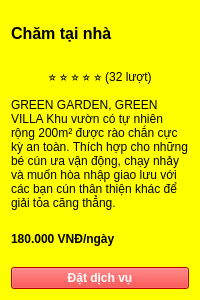
<?xml version="1.0" encoding="UTF-8"?>
<ui version="4.0">
 <class>Form</class>
 <widget class="QWidget" name="Form">
  <property name="geometry">
   <rect>
    <x>0</x>
    <y>0</y>
    <width>200</width>
    <height>300</height>
   </rect>
  </property>
  <property name="windowTitle">
   <string>Form</string>
  </property>
  <property name="styleSheet">
   <string notr="true">background-color: yellow;</string>
  </property>
  <layout class="QVBoxLayout" name="bo_cuc_doc">
   <item>
    <widget class="QLabel" name="ten_dich_vu">
     <property name="font">
      <font>
       <pointsize>12</pointsize>
       <weight>75</weight>
       <bold>true</bold>
      </font>
     </property>
     <property name="text">
      <string>Chăm tại nhà</string>
     </property>
    </widget>
   </item>
   <item>
    <widget class="QLabel" name="danh_gia">
     <property name="maximumSize">
      <size>
       <width>16777215</width>
       <height>30</height>
      </size>
     </property>
     <property name="text">
      <string>⭐ ⭐ ⭐ ⭐ ⭐ (32 lượt)</string>
     </property>
     <property name="alignment">
      <set>Qt::AlignCenter</set>
     </property>
     <property name="wordWrap">
      <bool>true</bool>
     </property>
    </widget>
   </item>
   <item>
    <widget class="QLabel" name="mo_ta">
     <property name="text">
      <string>GREEN GARDEN, GREEN VILLA Khu vườn có tự nhiên rộng 200m² được rào chắn cực kỳ an toàn. Thích hợp cho những bé cún ưa vận động, chạy nhảy và muốn hòa nhập giao lưu với các bạn cún thân thiện khác để giải tỏa căng thẳng.</string>
     </property>
     <property name="wordWrap">
      <bool>true</bool>
     </property>
    </widget>
   </item>
   <item>
    <widget class="QLabel" name="gia">
     <property name="font">
      <font>
       <weight>75</weight>
       <bold>true</bold>
      </font>
     </property>
     <property name="text">
      <string>180.000 VNĐ/ngày</string>
     </property>
     <property name="wordWrap">
      <bool>true</bool>
     </property>
    </widget>
   </item>
   <item>
    <widget class="QPushButton" name="nut_dat_dich_vu">
     <property name="font">
      <font>
       <weight>75</weight>
       <bold>true</bold>
      </font>
     </property>
     <property name="styleSheet">
      <string notr="true">background-color: red;
color:white;</string>
     </property>
     <property name="text">
      <string>Đặt dịch vụ</string>
     </property>
    </widget>
   </item>
  </layout>
 </widget>
 <resources/>
 <connections/>
</ui>
